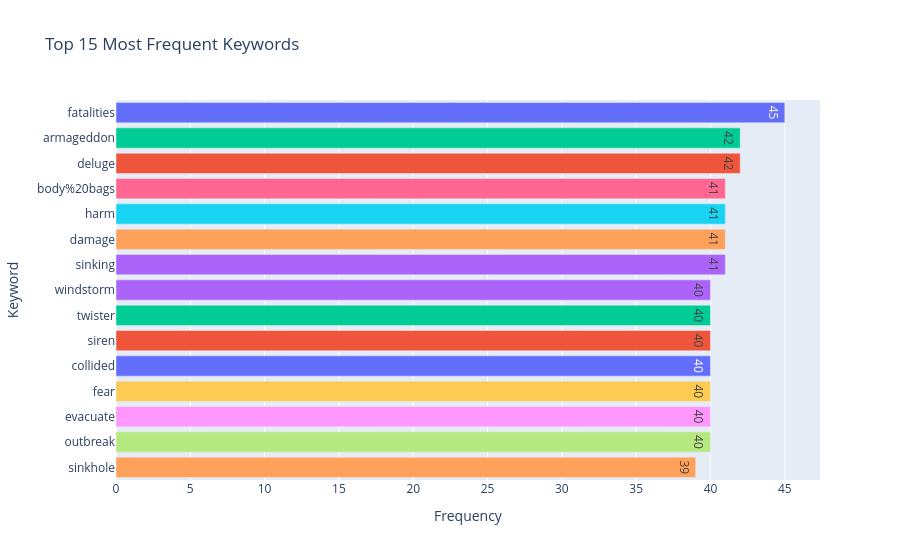

This figure's notebook cell:
### Code cell
fig = px.bar(top_keywords, x = "Frequency", y = "Keyword", color = "Keyword", text = "Frequency", orientation = "h",
             title = "Top 15 Most Frequent Keywords")

fig.update_layout(xaxis_title = "Frequency", yaxis_title = "Keyword", showlegend = False, yaxis = {"categoryorder": "total ascending"})

fig.show()

### Figure 1 — Plotly figure (JSON) as saved in the notebook; plotly's stock layout.template omitted (floating-point values rounded to 4 significant figures)
{"data": [{"hovertemplate": "Keyword=%{y}<br>Frequency=%{text}<extra></extra>", "legendgroup": "fatalities", "marker": {"color": "#636efa", "pattern": {"shape": ""}}, "name": "fatalities", "orientation": "h", "showlegend": true, "text": [45.0], "textposition": "auto", "type": "bar", "x": [45], "xaxis": "x", "y": ["fatalities"], "yaxis": "y"}, {"hovertemplate": "Keyword=%{y}<br>Frequency=%{text}<extra></extra>", "legendgroup": "deluge", "marker": {"color": "#EF553B", "pattern": {"shape": ""}}, "name": "deluge", "orientation": "h", "showlegend": true, "text": [42.0], "textposition": "auto", "type": "bar", "x": [42], "xaxis": "x", "y": ["deluge"], "yaxis": "y"}, {"hovertemplate": "Keyword=%{y}<br>Frequency=%{text}<extra></extra>", "legendgroup": "armageddon", "marker": {"color": "#00cc96", "pattern": {"shape": ""}}, "name": "armageddon", "orientation": "h", "showlegend": true, "text": [42.0], "textposition": "auto", "type": "bar", "x": [42], "xaxis": "x", "y": ["armageddon"], "yaxis": "y"}, {"hovertemplate": "Keyword=%{y}<br>Frequency=%{text}<extra></extra>", "legendgroup": "sinking", "marker": {"color": "#ab63fa", "pattern": {"shape": ""}}, "name": "sinking", "orientation": "h", "showlegend": true, "text": [41.0], "textposition": "auto", "type": "bar", "x": [41], "xaxis": "x", "y": ["sinking"], "yaxis": "y"}, {"hovertemplate": "Keyword=%{y}<br>Frequency=%{text}<extra></extra>", "legendgroup": "damage", "marker": {"color": "#FFA15A", "pattern": {"shape": ""}}, "name": "damage", "orientation": "h", "showlegend": true, "text": [41.0], "textposition": "auto", "type": "bar", "x": [41], "xaxis": "x", "y": ["damage"], "yaxis": "y"}, {"hovertemplate": "Keyword=%{y}<br>Frequency=%{text}<extra></extra>", "legendgroup": "harm", "marker": {"color": "#19d3f3", "pattern": {"shape": ""}}, "name": "harm", "orientation": "h", "showlegend": true, "text": [41.0], "textposition": "auto", "type": "bar", "x": [41], "xaxis": "x", "y": ["harm"], "yaxis": "y"}, {"hovertemplate": "Keyword=%{y}<br>Frequency=%{text}<extra></extra>", "legendgroup": "body%20bags", "marker": {"color": "#FF6692", "pattern": {"shape": ""}}, "name": "body%20bags", "orientation": "h", "showlegend": true, "text": [41.0], "textposition": "auto", "type": "bar", "x": [41], "xaxis": "x", "y": ["body%20bags"], "yaxis": "y"}, {"hovertemplate": "Keyword=%{y}<br>Frequency=%{text}<extra></extra>", "legendgroup": "outbreak", "marker": {"color": "#B6E880", "pattern": {"shape": ""}}, "name": "outbreak", "orientation": "h", "showlegend": true, "text": [40.0], "textposition": "auto", "type": "bar", "x": [40], "xaxis": "x", "y": ["outbreak"], "yaxis": "y"}, {"hovertemplate": "Keyword=%{y}<br>Frequency=%{text}<extra></extra>", "legendgroup": "evacuate", "marker": {"color": "#FF97FF", "pattern": {"shape": ""}}, "name": "evacuate", "orientation": "h", "showlegend": true, "text": [40.0], "textposition": "auto", "type": "bar", "x": [40], "xaxis": "x", "y": ["evacuate"], "yaxis": "y"}, {"hovertemplate": "Keyword=%{y}<br>Frequency=%{text}<extra></extra>", "legendgroup": "fear", "marker": {"color": "#FECB52", "pattern": {"shape": ""}}, "name": "fear", "orientation": "h", "showlegend": true, "text": [40.0], "textposition": "auto", "type": "bar", "x": [40], "xaxis": "x", "y": ["fear"], "yaxis": "y"}, {"hovertemplate": "Keyword=%{y}<br>Frequency=%{text}<extra></extra>", "legendgroup": "collided", "marker": {"color": "#636efa", "pattern": {"shape": ""}}, "name": "collided", "orientation": "h", "showlegend": true, "text": [40.0], "textposition": "auto", "type": "bar", "x": [40], "xaxis": "x", "y": ["collided"], "yaxis": "y"}, {"hovertemplate": "Keyword=%{y}<br>Frequency=%{text}<extra></extra>", "legendgroup": "siren", "marker": {"color": "#EF553B", "pattern": {"shape": ""}}, "name": "siren", "orientation": "h", "showlegend": true, "text": [40.0], "textposition": "auto", "type": "bar", "x": [40], "xaxis": "x", "y": ["siren"], "yaxis": "y"}, {"hovertemplate": "Keyword=%{y}<br>Frequency=%{text}<extra></extra>", "legendgroup": "twister", "marker": {"color": "#00cc96", "pattern": {"shape": ""}}, "name": "twister", "orientation": "h", "showlegend": true, "text": [40.0], "textposition": "auto", "type": "bar", "x": [40], "xaxis": "x", "y": ["twister"], "yaxis": "y"}, {"hovertemplate": "Keyword=%{y}<br>Frequency=%{text}<extra></extra>", "legendgroup": "windstorm", "marker": {"color": "#ab63fa", "pattern": {"shape": ""}}, "name": "windstorm", "orientation": "h", "showlegend": true, "text": [40.0], "textposition": "auto", "type": "bar", "x": [40], "xaxis": "x", "y": ["windstorm"], "yaxis": "y"}, {"hovertemplate": "Keyword=%{y}<br>Frequency=%{text}<extra></extra>", "legendgroup": "sinkhole", "marker": {"color": "#FFA15A", "pattern": {"shape": ""}}, "name": "sinkhole", "orientation": "h", "showlegend": true, "text": [39.0], "textposition": "auto", "type": "bar", "x": [39], "xaxis": "x", "y": ["sinkhole"], "yaxis": "y"}], "layout": {"barmode": "relative", "legend": {"title": {"text": "Keyword"}, "tracegroupgap": 0}, "showlegend": false, "title": {"text": "Top 15 Most Frequent Keywords"}, "xaxis": {"anchor": "y", "domain": [0, 1], "title": {"text": "Frequency"}}, "yaxis": {"anchor": "x", "categoryarray": ["sinkhole", "windstorm", "twister", "siren", "collided", "fear", "evacuate", "outbreak", "body%20bags", "harm", "damage", "sinking", "armageddon", "deluge", "fatalities"], "categoryorder": "total ascending", "domain": [0, 1], "title": {"text": "Keyword"}}}}
